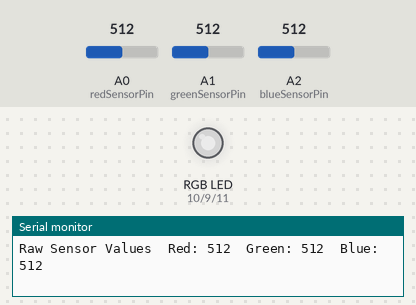
A program run on a simulated Arduino Uno, built with avr-gcc and run on an emulated ATmega328P. On the bench: an RGB LED mixed from three pins (HIGH = lit), the last lines printed to the serial monitor. The inputs (shaded band) are chosen by the test bench; at power-on: A0 (redSensorPin) = 512, A1 (greenSensorPin) = 512, A2 (blueSensorPin) = 512. Dim RGB values are drawn brighter than linear.

Above: at 1.2 s.
1.3 s: A0 (redSensorPin) set to 417
At 2.6 s:
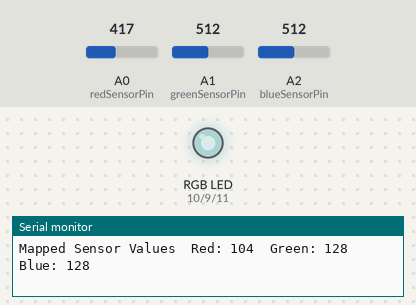
4.3 s: A0 (redSensorPin) set to 384
At 5.3 s:
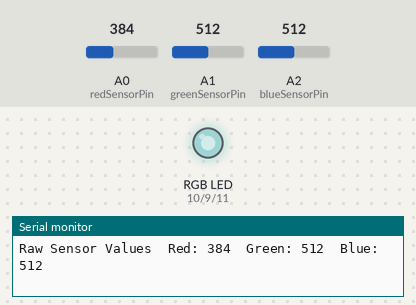
7.3 s: A1 (greenSensorPin) set to 408
At 8.2 s:
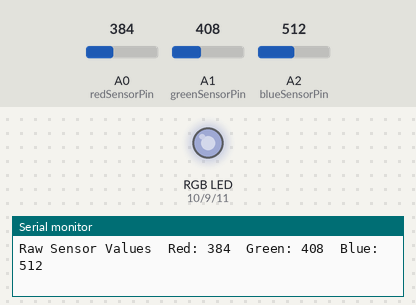
10.3 s: A1 (greenSensorPin) set to 392
At 11.0 s:
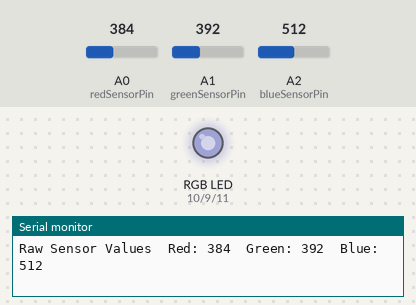
13.3 s: A2 (blueSensorPin) set to 418
At 14.0 s:
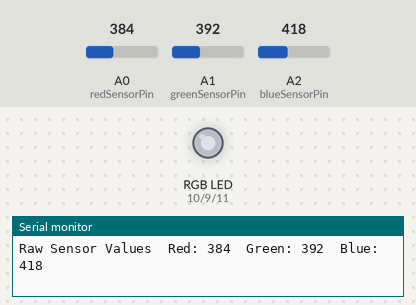
16.3 s: A2 (blueSensorPin) set to 383
At 16.9 s:
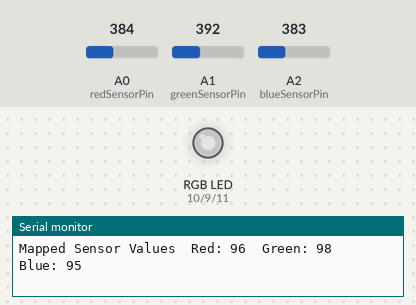
Timing chart, 0 to 19.3 s (numbered marks = the images above; inputs shaded):
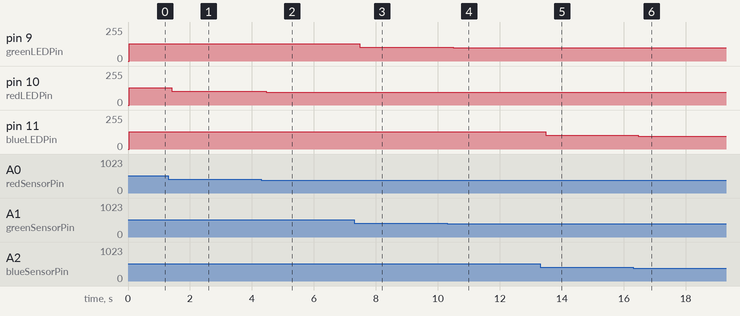

The program:

main.cpp
```cpp
#include <Arduino.h>

const int redLEDPin = 10;
const int greenLEDPin = 9;
const int blueLEDPin = 11;

const int redSensorPin = A0;
const int greenSensorPin = A1;
const int blueSensorPin = A2;

int redValue = 0;
int greenValue = 0;
int blueValue = 0;

int redSensorValue = 0;
int blueSensorValue = 0;
int greenSensorValue = 0;

void setup() {
  Serial.begin(9600);

  pinMode(redLEDPin, OUTPUT);
  pinMode(greenLEDPin, OUTPUT);
  pinMode(blueLEDPin, OUTPUT);
}

void loop() {
  redSensorValue = analogRead(redSensorPin);
  delay(5);
  greenSensorValue = analogRead(greenSensorPin);
  delay(5);
  blueSensorValue = analogRead(blueSensorPin);

  Serial.print("Raw Sensor Values\tRed: ");
  Serial.print(redSensorValue);
  Serial.print("\tGreen: ");
  Serial.print(greenSensorValue);
  Serial.print("\tBlue: ");
  Serial.println(blueSensorValue);

  redValue = redSensorValue/4;
  greenValue = greenSensorValue/4;
  blueValue = blueSensorValue/4;

  Serial.print("Mapped Sensor Values\tRed: ");
  Serial.print(redValue);
  Serial.print("\tGreen: ");
  Serial.print(greenValue);
  Serial.print("\tBlue: ");
  Serial.println(blueValue);

  analogWrite(redLEDPin, redValue);
  analogWrite(greenLEDPin, greenValue);
  analogWrite(blueLEDPin, blueValue);
}
```

Measured:
- after the input at 1.3 s, pin 10 (redLEDPin): 128/255 → 104/255 after 0.11 s
- after the input at 4.3 s, pin 10 (redLEDPin): 104/255 → 96/255 after 0.16 s
- after the input at 7.3 s, pin 9 (greenLEDPin): 128/255 → 102/255 after 0.17 s
- after the input at 10.3 s, pin 9 (greenLEDPin): 102/255 → 98/255 after 0.19 s
- after the input at 13.3 s, pin 11 (blueLEDPin): 128/255 → 104/255 after 0.18 s
- after the input at 16.3 s, pin 11 (blueLEDPin): 104/255 → 95/255 after 0.16 s
